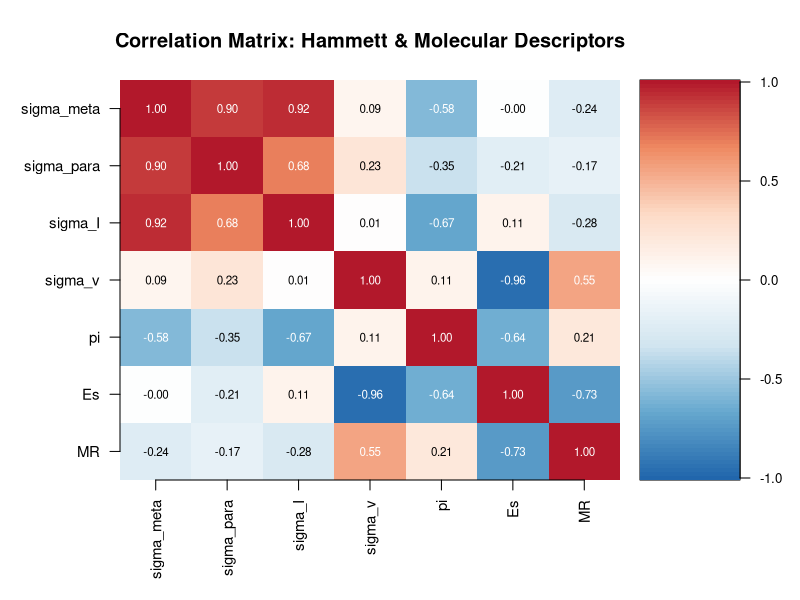
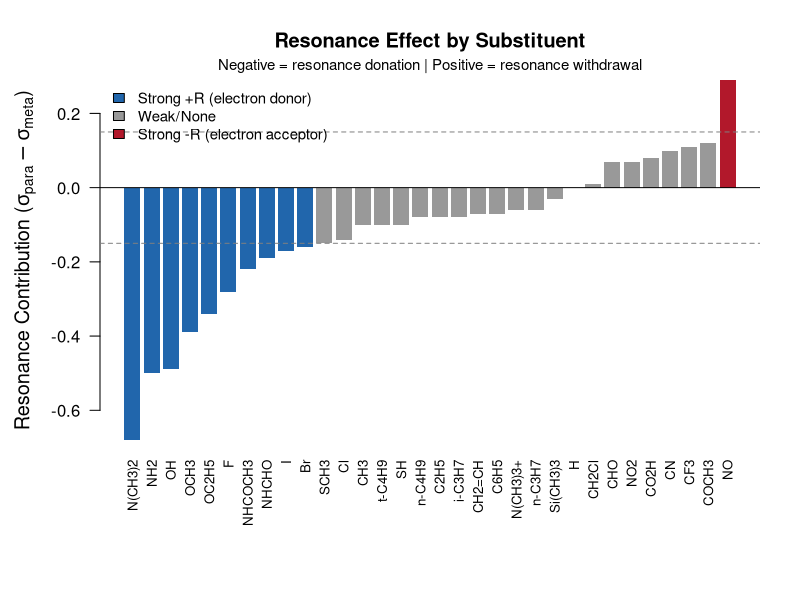
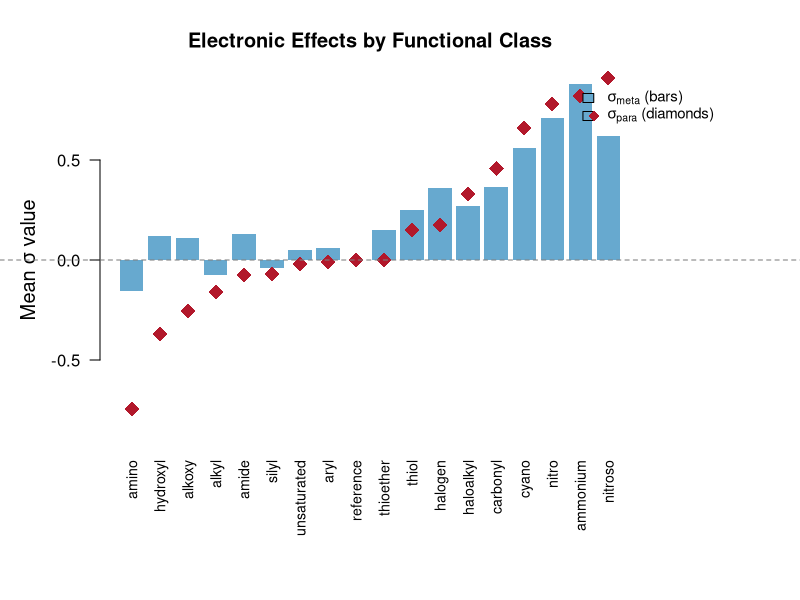
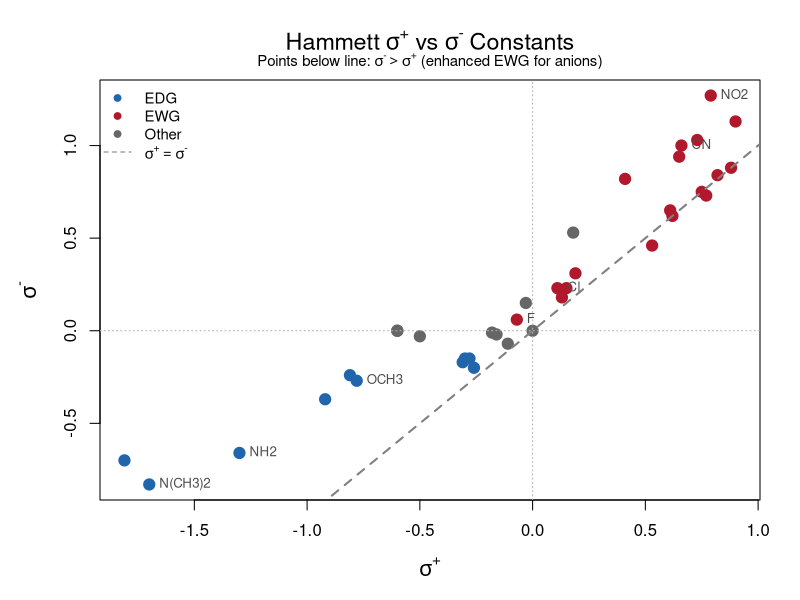
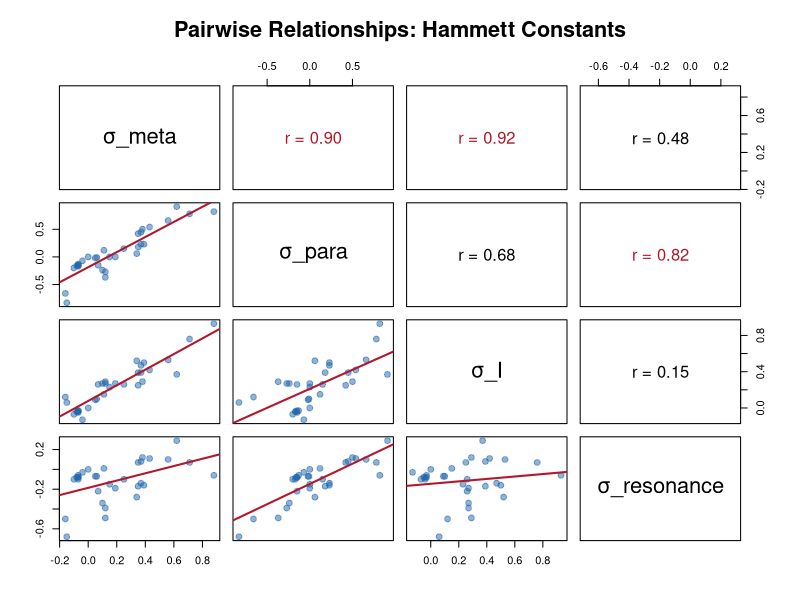

Generate these figures, in order, with R: (Note: this script raises an error after producing the figures.)
# nolint file: line_length_linter

# =============================================================================
# Hammett Substituent Constant Analysis
# Day 2: Exploratory Data Analysis & Correlation Studies
# =============================================================================

cat("\n")
cat("============================================================\n")
cat("   HAMMETT SUBSTITUENT CONSTANT ANALYSIS - DAY 2\n")
cat("   Exploratory Data Analysis & Correlation Studies\n")
cat("============================================================\n")

# -----------------------------------------------------------------------------
# 1. LOAD CLEANED DATA FROM DAY 1
# -----------------------------------------------------------------------------

cat("\n[1] LOADING DATA...\n")

hammett <- read.csv("data/hammett_clean.csv", stringsAsFactors = FALSE)
hammett_ext <- read.csv("data/hammett_extended.csv", stringsAsFactors = FALSE)

# Convert factors
hammett$heteroatom <- as.factor(hammett$heteroatom)
hammett$effect_type <- as.factor(hammett$effect_type)
hammett$functional_class <- as.factor(hammett$functional_class)

cat(sprintf("Loaded %d substituents with %d variables\n", nrow(hammett), ncol(hammett)))

# -----------------------------------------------------------------------------
# 2. CORRELATION MATRIX ANALYSIS
# -----------------------------------------------------------------------------

cat("\n[2] CORRELATION ANALYSIS...\n")

# Select numeric columns for correlation
numeric_cols <- c("sigma_meta", "sigma_para", "sigma_I", "sigma_v", "pi", "Es", "MR") 
numeric_data <- hammett[, numeric_cols]

# Calculate correlation matrix (handling NAs)
cor_matrix <- cor(numeric_data, use = "pairwise.complete.obs")

cat("\n--- Correlation Matrix ---\n")
print(round(cor_matrix, 3))

# Key correlations to highlight
cat("\n--- Key Correlations ---\n")
cat(sprintf("σ_meta vs σ_para: r = %.3f (inductive+resonance relationship)\n",  cor_matrix["sigma_meta", "sigma_para"])) # nolint: line_length_linter.
cat(sprintf("σ_meta vs σ_I: r = %.3f (meta ≈ inductive effect)\n", cor_matrix["sigma_meta", "sigma_I"]))
cat(sprintf("σ_para vs σ_I: r = %.3f (para includes resonance beyond inductive)\n", cor_matrix["sigma_para", "sigma_I"]))# nolint: line_length_linter.
cat(sprintf("σ_para vs π (hydrophobicity): r = %.3f\n", cor_matrix["sigma_para", "pi"]))
cat(sprintf("MR vs Es (size parameters):   r = %.3f\n", cor_matrix["MR", "Es"]))

# -----------------------------------------------------------------------------
# 3. CORRELATION HEATMAP VISUALIZATION
# -----------------------------------------------------------------------------

cat("\n[3] GENERATING CORRELATION HEATMAP...\n")
png("output/day-2/06_correlation_heatmap.png", width = 900, height = 700)

# Use layout to properly separate heatmap and legend
layout(matrix(c(1, 2), nrow = 1), widths = c(4, 1))

# panel 1 is heatmap
par(mar = c(6, 6, 4, 1))

# Create color palette (blue = negative, white = zero, red = positive)
n_colors <- 100
color_palette <- colorRampPalette(c("#2166AC", "#67A9CF",
                                    "#D1E5F0", "white",
                                    "#FDDBC7", "#EF8A62",
                                    "#B2182B"))(n_colors)

# Plot heatmap
image(seq_len(ncol(cor_matrix)), seq_len(nrow(cor_matrix)), t(cor_matrix)
      [, rev(seq_len(nrow(cor_matrix)))],
      col = color_palette, zlim = c(-1, 1),
      xlab = "", ylab = "", axes = FALSE,
      main = "Correlation Matrix: Hammett & Molecular Descriptors")

# Add axis labels
axis(1, at = seq_len(ncol(cor_matrix)), labels = colnames(cor_matrix), las = 2, cex.axis = 0.9)
axis(2, at = seq_len(nrow(cor_matrix)), labels = rev(rownames(cor_matrix)), las = 1, cex.axis = 0.9)

# Add correlation values as text
for (i in seq_len(ncol(cor_matrix))) {
  for (j in seq_len(nrow(cor_matrix))) {
    val <- cor_matrix[nrow(cor_matrix) - j + 1, i]
    if (!is.na(val)) {
      text_col <- ifelse(abs(val) > 0.5, "white", "black")
      text(i, j, sprintf("%.2f", val), cex = 0.7, col = text_col)
    }
  }
}

# Panel 2 is color legend
par(mar = c(6, 0, 4, 3))
legend_seq <- seq(-1, 1, length.out = n_colors)
image(1, legend_seq, matrix(legend_seq, nrow = 1), col = color_palette,
      xaxt = "n", yaxt = "n", xlab = "", ylab = "")
axis(4, at = c(-1, -0.5, 0, 0.5, 1), las = 1, cex.axis = 0.8)
par(fig = c(0.85, 0.95, 0.15, 0.85), new = TRUE, mar = c(0, 0, 0, 0))
mtext("r", side = 4, line = 2.5, cex = 0.9)

dev.off()
cat("Saved: output/day-2/06_correlation_heatmap.png\n")

# -----------------------------------------------------------------------------
# 4. RESONANCE vs INDUCTIVE DECOMPOSITION
# -----------------------------------------------------------------------------

cat("\n[4] RESONANCE vs INDUCTIVE ANALYSIS...\n")

# Calculate resonance contribution
# The difference between sigma_para and sigma_meta reveals resonance contribution
# σ_para = σ_inductive + σ_resonance
# σ_meta ≈ σ_inductive (resonance blocked at meta)
# Therefore: σ_resonance ≈ σ_para - σ_meta

hammett$sigma_resonance <- hammett$sigma_para - hammett$sigma_meta

cat("\n--- Resonance Contribution (σ_para - σ_meta) ---\n")
cat(sprintf("Mean resonance effect: %.3f\n", mean(hammett$sigma_resonance)))
cat(sprintf("SD resonance effect:   %.3f\n", sd(hammett$sigma_resonance)))
cat(sprintf("Range: [%.3f, %.3f]\n", min(hammett$sigma_resonance),
            max(hammett$sigma_resonance)))

# Classify resonance behavior
hammett$resonance_type <- ifelse(hammett$sigma_resonance < -0.15,
                                 "Strong +R (donor)",
                          ifelse(hammett$sigma_resonance > 0.15,
                                 "Strong -R (acceptor)",
                                 "Weak/No resonance"))

cat("\n--- Resonance Classification ---\n")
print(table(hammett$resonance_type))

# Top resonance donors (most negative sigma_resonance)
cat("\n--- Top Resonance Donors (+R groups) ---\n")
donors <- hammett[order(hammett$sigma_resonance), 
                  c("substituent", "sigma_meta", "sigma_para", "sigma_resonance")]
print(head(donors, 8), row.names = FALSE)

# Top resonance acceptors (most positive sigma_resonance)
cat("\n--- Top Resonance Acceptors (-R groups) ---\n")
acceptors <- hammett[order(-hammett$sigma_resonance),
                     c("substituent", "sigma_meta", "sigma_para", "sigma_resonance")]
print(head(acceptors, 5), row.names = FALSE)

# -----------------------------------------------------------------------------
# 5. RESONANCE CONTRIBUTION VISUALIZATION
# -----------------------------------------------------------------------------

cat("\n[5] GENERATING RESONANCE ANALYSIS PLOT...\n")

png("output/day-2/07_resonance_contribution.png", width = 900, height = 700)
par(mar = c(8, 5, 4, 2))

# Sort by resonance contribution
hammett_sorted <- hammett[order(hammett$sigma_resonance), ]

# Create bar colors based on resonance type
bar_colors <- ifelse(hammett_sorted$sigma_resonance < -0.15, "#2166AC",  # donors = blue
               ifelse(hammett_sorted$sigma_resonance > 0.15, "#B2182B",   # acceptors = red
                      "#999999"))                                          # neutral = gray

barplot(hammett_sorted$sigma_resonance, 
        names.arg = hammett_sorted$substituent,
        col = bar_colors, border = NA,
        ylab = expression("Resonance Contribution (" * sigma[para] - sigma[meta] * ")"),
        main = "Resonance Effect by Substituent",
        las = 2, cex.names = 0.8, cex.lab = 1.2)

abline(h = 0, lty = 1, col = "black", lwd = 1)
abline(h = c(-0.15, 0.15), lty = 2, col = "gray50", lwd = 1)

legend("topleft", 
       legend = c("Strong +R (electron donor)", "Weak/None", "Strong -R (electron acceptor)"),
       fill = c("#2166AC", "#999999", "#B2182B"),
       bty = "n", cex = 0.9)

mtext("Negative = resonance donation | Positive = resonance withdrawal", 
      side = 3, line = 0.3, cex = 0.9)

dev.off()
cat("Saved: output/day-2/07_resonance_contribution.png\n")

# -----------------------------------------------------------------------------
# 6. FUNCTIONAL GROUP CLASS ANALYSIS
# -----------------------------------------------------------------------------

cat("\n[6] FUNCTIONAL GROUP CLASS ANALYSIS...\n")

# Summary statistics by functional class
func_stats <- aggregate(cbind(sigma_meta, sigma_para, sigma_resonance) ~ functional_class, 
                        data = hammett, 
                        FUN = function(x) c(mean = mean(x), sd = sd(x), n = length(x)))

# Flatten the result
func_summary <- data.frame(
  functional_class = func_stats$functional_class,
  n = func_stats$sigma_meta[, "n"],
  mean_sigma_m = round(func_stats$sigma_meta[, "mean"], 3),
  mean_sigma_p = round(func_stats$sigma_para[, "mean"], 3),
  mean_resonance = round(func_stats$sigma_resonance[, "mean"], 3)
)
func_summary <- func_summary[order(func_summary$mean_sigma_p), ]

cat("\n--- Statistics by Functional Class ---\n")
print(func_summary, row.names = FALSE)

# Visualization
png("output/day-2/08_functional_class_comparison.png", width = 1000, height = 600)
par(mar = c(8, 5, 4, 8), xpd = TRUE)

# Prepare data
classes <- func_summary$functional_class
n_classes <- length(classes)
x_positions <- barplot(rep(0, n_classes), names.arg = classes, las = 2, ylim = c(-0.9, 0.9), plot = FALSE)

# Plot sigma_meta and sigma_para as grouped bars
bar_width <- 0.35
barplot(func_summary$mean_sigma_m, 
        col = "#67A9CF", border = NA,
        ylim = c(-0.9, 0.9),
        names.arg = classes, las = 2,
        ylab = expression("Mean " * sigma * " value"),
        main = "Electronic Effects by Functional Class",
        cex.names = 0.85, cex.lab = 1.2)

# Overlay sigma_para as points
points(x_positions, func_summary$mean_sigma_p, 
       pch = 18, col = "#B2182B", cex = 2)

abline(h = 0, lty = 2, col = "gray50", lwd = 1)

legend("topright", inset = c(-0.15, 0),
       legend = c(expression(sigma[meta] ~ "(bars)"),
                  expression(sigma[para] ~ "(diamonds)")),
       fill = c("#67A9CF", NA),
       pch = c(NA, 18),
       col = c(NA, "#B2182B"),
       pt.cex = 1.5, bty = "n", cex = 0.9)

dev.off()
cat("Saved: output/day-2/08_functional_class_comparison.png\n")

# -----------------------------------------------------------------------------
# 7. OUTLIER DETECTION (IQR METHOD)
# -----------------------------------------------------------------------------

cat("\n[7] OUTLIER DETECTION...\n")

# Function to detect outliers using IQR method
detect_outliers <- function(x) {
  q1 <- quantile(x, 0.25, na.rm = TRUE)
  q3 <- quantile(x, 0.75, na.rm = TRUE)
  iqr <- q3 - q1
  lower <- q1 - 1.5 * iqr
  upper <- q3 + 1.5 * iqr

  return (x < lower | x > upper)
}

# Detect outliers for each sigma type
hammett$outlier_sigma_m <- detect_outliers(hammett$sigma_meta)
hammett$outlier_sigma_p <- detect_outliers(hammett$sigma_para)
hammett$outlier_resonance <- detect_outliers(hammett$sigma_resonance)

cat("\n--- Outliers in σ_meta ---\n")
outliers_m <- hammett[hammett$outlier_sigma_m,
                      c("substituent", "sigma_meta", "effect_type")]

if (nrow(outliers_m) > 0)
  print(outliers_m, row.names = FALSE) else cat("None\n")

cat("\n--- Outliers in σ_para ---\n")
outliers_p <- hammett[hammett$outlier_sigma_p, 
                      c("substituent", "sigma_para", "effect_type")]

if (nrow(outliers_p) > 0)
  print(outliers_p, row.names = FALSE) else cat("None\n")

cat("\n--- Outliers in Resonance Contribution ---\n")
outliers_r <- hammett[hammett$outlier_resonance, 
                      c("substituent", "sigma_resonance", "resonance_type")]

if (nrow(outliers_r) > 0) 
  print(outliers_r, row.names = FALSE) else cat("None\n")

# -----------------------------------------------------------------------------
# 8. EXTENDED DATASET ANALYSIS (σ+ and σ-)
# -----------------------------------------------------------------------------

cat("\n[8] EXTENDED ANALYSIS: σ+ and σ- CONSTANTS...\n")

# Clean extended dataset
hammett_ext$sigma_plus <- as.numeric(hammett_ext$sigma_plus)
hammett_ext$sigma_minus <- as.numeric(hammett_ext$sigma_minus)
hammett_ext_clean <- hammett_ext[!is.na(hammett_ext$sigma_plus) & !is.na(hammett_ext$sigma_minus),]

cat(sprintf("\nExtended dataset: %d substituents with σ+ and σ- values\n", 
            nrow(hammett_ext_clean)))

# σ+ is used for reactions with positive charge buildup (electrophilic)
# σ- is used for reactions with negative charge buildup (nucleophilic)

cat("\n--- σ+ Constants (Cation-stabilizing ability) ---\n")
cat("More negative σ+ = better at stabilizing positive charge\n")
cat("\nBest cation stabilizers:\n")
cation_stab <- hammett_ext_clean[order(hammett_ext_clean$sigma_plus), 
                                  c("substituent", "sigma_plus", "sigma_para")]
print(head(cation_stab, 8), row.names = FALSE)

cat("\n--- σ- Constants (Anion-stabilizing ability) ---\n")
cat("More positive σ- = better at stabilizing negative charge\n")
cat("\nBest anion stabilizers:\n")
anion_stab <- hammett_ext_clean[order(-hammett_ext_clean$sigma_minus),
                                 c("substituent", "sigma_minus", "sigma_para")]
print(head(anion_stab, 8), row.names = FALSE)

# Visualization: σ+ vs σ- comparison
png("output/day-2/09_sigma_plus_minus.png", width = 900, height = 700)
par(mar = c(5, 5, 4, 2))

plot(hammett_ext_clean$sigma_plus, hammett_ext_clean$sigma_minus,
     pch = 19, cex = 1.5,
     col = ifelse(hammett_ext_clean$effect_type == "EDG", "#2166AC",
           ifelse(hammett_ext_clean$effect_type == "EWG", "#B2182B", "#666666")),
     xlab = expression(sigma^"+"),
     ylab = expression(sigma^"-"),
     main = expression("Hammett " * sigma^"+" * " vs " * sigma^"-" * " Constants"),
     cex.lab = 1.3, cex.main = 1.4)

# Add diagonal line
abline(a = 0, b = 1, lty = 2, col = "gray50", lwd = 2)

# Label key points
key_subs <- c("NH2", "N(CH3)2", "OCH3", "NO2", "CN", "F", "Cl")
for (sub in key_subs) {
  idx <- which(hammett_ext_clean$substituent == sub)
  if (length(idx) > 0) {
    text(hammett_ext_clean$sigma_plus[idx], hammett_ext_clean$sigma_minus[idx],
         labels = sub, pos = 4, cex = 0.8, col = "gray30")
  }
}

# Add reference lines
abline(h = 0, v = 0, lty = 3, col = "gray70")

legend("topleft",
       legend = c("EDG", "EWG", "Other", expression(sigma^"+" == sigma^"-")),
       col = c("#2166AC", "#B2182B", "#666666", "gray50"),
       pch = c(19, 19, 19, NA), lty = c(NA, NA, NA, 2),
       bty = "n", cex = 0.9)

mtext(expression("Points below line: " * sigma^"-" > sigma^"+" * " (enhanced EWG for anions)"), 
      side = 3, line = 0.3, cex = 0.9)

dev.off()
cat("Saved: output/day-2/09_sigma_plus_minus.png\n")

# -----------------------------------------------------------------------------
# 9. PAIRWISE SCATTER PLOT MATRIX
# -----------------------------------------------------------------------------

cat("\n[9] GENERATING SCATTER PLOT MATRIX...\n")

png("output/day-2/10_scatter_matrix.png", width = 900, height = 900)

# Select key variables
plot_vars <- hammett[, c("sigma_meta", "sigma_para", "sigma_I", "sigma_resonance")]
colnames(plot_vars) <- c("σ_meta", "σ_para", "σ_I", "σ_resonance")

# Custom panel function for scatter plots
panel_scatter <- function(x, y, ...) {
  points(x, y, pch = 19, col = "#2166AC80", cex = 1.2)
  abline(lm(y ~ x), col = "#B2182B", lwd = 2)
}

# Custom panel function for correlation values
panel_cor <- function(x, y, ...) {
  # usr <- par("usr")
  par(usr = c(0, 1, 0, 1))
  r <- cor(x, y, use = "pairwise.complete.obs")
  txt <- sprintf("r = %.2f", r)
  text(0.5, 0.5, txt, cex = 1.5, col = ifelse(abs(r) > 0.7, "#B2182B", "black"))
}

pairs(plot_vars,
      lower.panel = panel_scatter,
      upper.panel = panel_cor,
      diag.panel = NULL,
      main = "Pairwise Relationships: Hammett Constants",
      cex.main = 1.3)

dev.off()
cat("Saved: output/day-2/10_scatter_matrix.png\n")

# -----------------------------------------------------------------------------
# 10. SAVE UPDATED DATA AND SUMMARY
# -----------------------------------------------------------------------------

cat("\n[10] SAVING RESULTS...\n")

# Save updated dataset with resonance calculations
write.csv(hammett, "data/hammett_day2.csv", row.names = FALSE)
cat("Saved: data/hammett_day2.csv\n")

# Save Day 2 summary
sink("docs/day-2-summary.txt")
cat("============================================================\n")
cat("HAMMETT CONSTANT ANALYSIS - DAY 2 SUMMARY\n")
cat("============================================================\n\n")

cat("KEY CORRELATIONS:\n")
cat(sprintf("  σ_meta vs σ_para: r = %.3f\n", cor_matrix["sigma_meta", "sigma_para"]))
cat(sprintf("  σ_meta vs σ_I:    r = %.3f\n", cor_matrix["sigma_meta", "sigma_I"]))
cat(sprintf("  σ_para vs σ_I:    r = %.3f\n", cor_matrix["sigma_para", "sigma_I"]))

cat("\nRESONANCE CONTRIBUTION (σ_para - σ_meta):\n")
cat(sprintf("  Mean: %.3f\n", mean(hammett$sigma_resonance)))
cat(sprintf("  Range: [%.3f, %.3f]\n", min(hammett$sigma_resonance), max(hammett$sigma_resonance)))

cat("\nRESONANCE CLASSIFICATION:\n")
print(table(hammett$resonance_type))

cat("\nTOP RESONANCE DONORS:\n")
print(head(donors, 5), row.names = FALSE)

cat("\nTOP RESONANCE ACCEPTORS:\n")
print(head(acceptors, 5), row.names = FALSE)

cat("\nFUNCTIONAL CLASS SUMMARY:\n")
print(func_summary, row.names = FALSE)

cat("\nOUTLIERS DETECTED:\n")
cat(sprintf("  In σ_meta: %d\n", sum(hammett$outlier_sigma_m)))
cat(sprintf("  In σ_para: %d\n", sum(hammett$outlier_sigma_p)))
cat(sprintf("  In resonance: %d\n", sum(hammett$outlier_resonance)))
sink()
cat("Saved: output/day-2/day2_summary.txt\n")

# -----------------------------------------------------------------------------
# COMPLETION
# -----------------------------------------------------------------------------

cat("\n============================================================\n")
cat("                  DAY 2 COMPLETE!\n")
cat("============================================================\n")
cat("\nGenerated Files:\n")
cat("  DATA:\n")
cat("    - data/hammett_day2.csv (with resonance calculations)\n")
cat("  PLOTS:\n")
cat("    - output/day-2/06_correlation_heatmap.png\n")
cat("    - output/day-2/07_resonance_contribution.png\n")
cat("    - output/day-2/08_functional_class_comparison.png\n")
cat("    - output/day-2/09_sigma_plus_minus.png\n")
cat("    - output/day-2/10_scatter_matrix.png\n")
cat("  SUMMARY:\n")
cat("    - docs/day2_summary.txt\n")
cat("\nKEY INSIGHTS:\n")
cat("  - σ_meta correlates strongly with σ_I (inductive effect)\n")
cat("  - Resonance contribution = σ_para - σ_meta\n")
cat("  - Amino groups are strongest resonance donors\n")
cat("  - Carbonyl/nitro groups are resonance acceptors\n")
cat("\nNEXT (Day 3): Statistical hypothesis testing\n")
cat("  - Paired t-test: σ_meta vs σ_para\n")
cat("  - ANOVA: Effect types and heteroatom classes\n")
cat("  - Normality tests\n")
cat("============================================================\n")